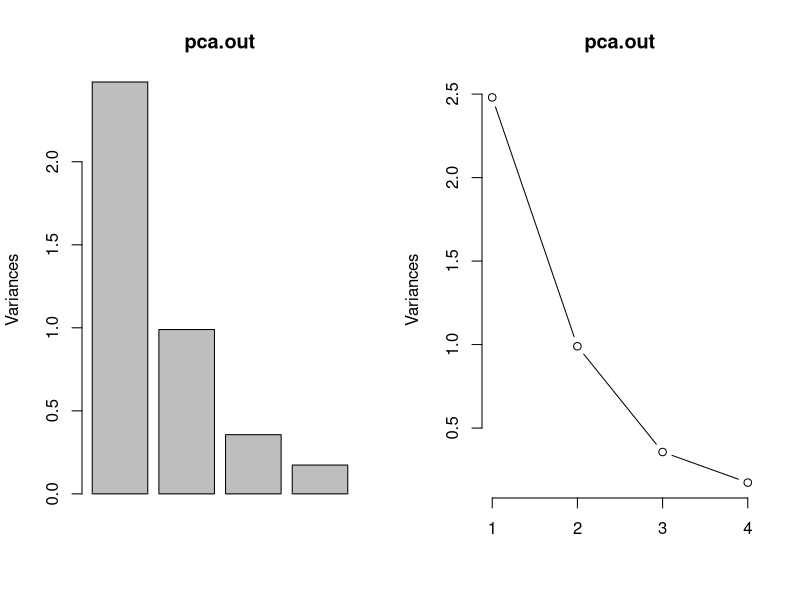
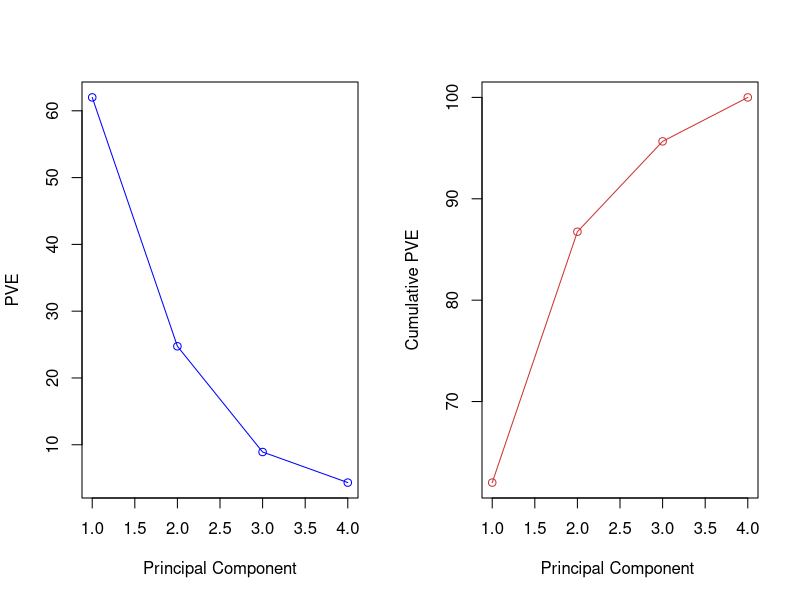
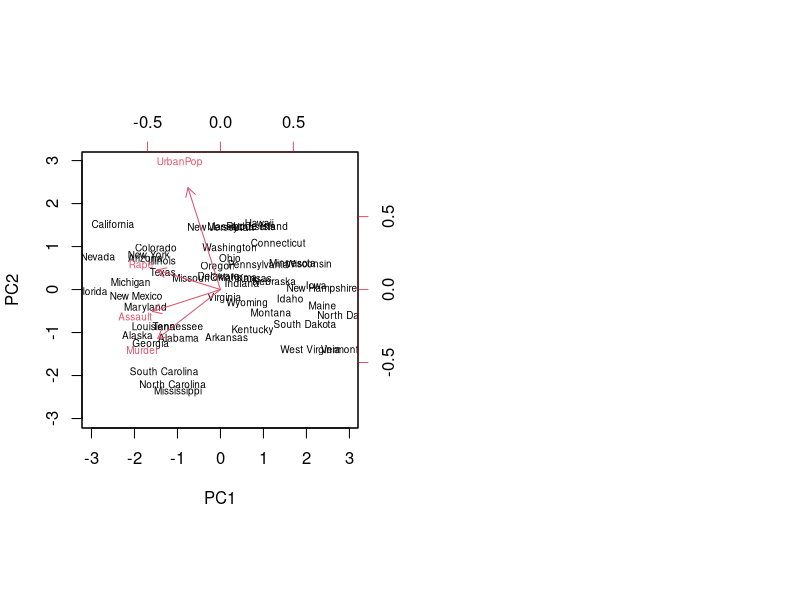

Generate these figures, in order, with R:
## ---- chunk 1
head(USArrests)
dimnames(USArrests)
## ---- chunk 2
apply(USArrests,2,mean)
apply(USArrests,2, var)
## ---- chunk 3
pca.out=prcomp(USArrests, scale=TRUE)
## ---- chunk 4
pca.out
## ---- chunk 5
summary(pca.out)
## ---- chunk 6
layout(matrix(1:2, ncol=2))
screeplot(pca.out)
screeplot(pca.out, type="lines")
## ---- chunk 7
pve=100*pca.out$sdev^2/sum(pca.out$sdev^2)
par(mfrow=c(1,2))
plot(pve, type="o", ylab="PVE", xlab="Principal Component",col =" blue")
plot(cumsum(pve), type="o", ylab="Cumulative PVE", xlab="Principal Component ", col =" brown3 ")
## ---- chunk 8
biplot(pca.out, scale=0, cex = 0.6)
